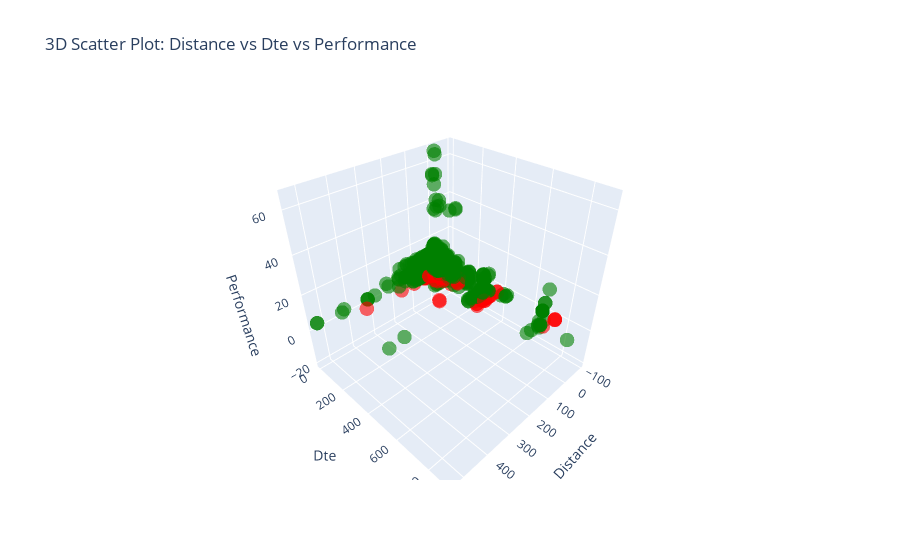

Notebook source saved alongside this figure:
### Markdown cell above
## Visualize Performance Relation To Two Other Variables

### Code cell
import plotly.graph_objects as go

# Define hover text with only the Symbol column
hover_text = sector_data['Symbol']

# Define colors based on '5D Performance' values
colors = ['red' if p < 0 else 'green' for p in sector_data['5D Performance']]

# Create a trace for the scatter plot
trace = go.Scatter3d(
    x=sector_data['Distance'],
    y=sector_data['Dte'],
    z=sector_data['5D Performance'],
    mode='markers',
    marker=dict(
        size=5,
        color=colors,           # Set color based on '5D Performance' values
        opacity=0.6             # Marker opacity
    ),
    hovertext=hover_text       # Set hover text to show only Symbol
)

# Create layout for the plot
layout = go.Layout(
    scene=dict(
        xaxis=dict(title='Distance'),
        yaxis=dict(title='Dte'),
        zaxis=dict(title='Performance')
    ),
    title='3D Scatter Plot: Distance vs Dte vs Performance'
)

# Create the figure
fig = go.Figure(data=[trace], layout=layout)

# Show the interactive plot
fig.show()

### Figure 1 — Plotly figure (JSON) as saved in the notebook; plotly's stock layout.template omitted (floating-point values rounded to 4 significant figures; data arrays with more than 128 entries replaced by an {"elided": "..."} marker saying what was removed)
{"data": [{"hovertext": {"elided": "1303 str values"}, "marker": {"color": {"elided": "1303 str values"}, "opacity": 0.6, "size": 5}, "mode": "markers", "type": "scatter3d", "x": {"elided": "1303 float values"}, "y": {"elided": "1303 int values"}, "z": {"elided": "1303 float values"}}], "layout": {"scene": {"xaxis": {"title": {"text": "Distance"}}, "yaxis": {"title": {"text": "Dte"}}, "zaxis": {"title": {"text": "Performance"}}}, "title": {"text": "3D Scatter Plot: Distance vs Dte vs Performance"}}}
